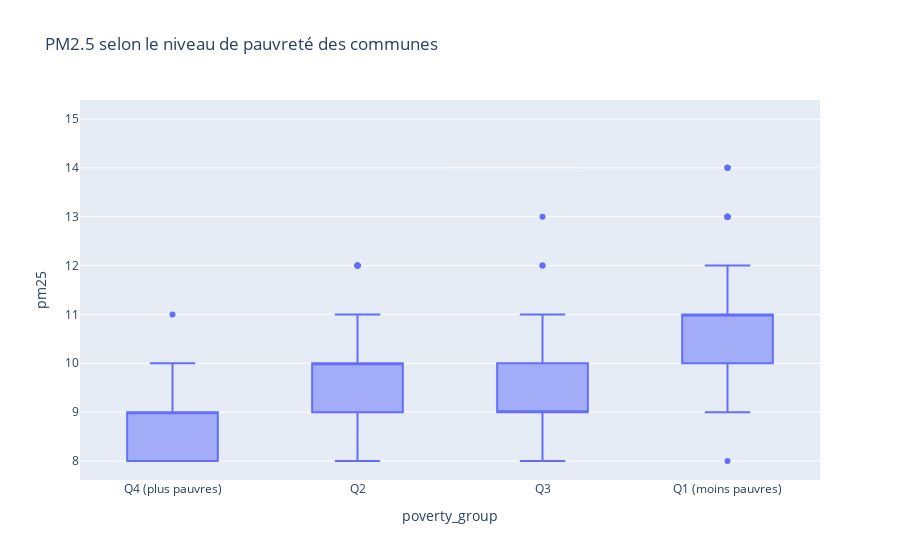

Here is the notebook cell this chart was saved with:
### Code cell
px.box(
    df,
    x="poverty_group",
    y="pm25",
    title="PM2.5 selon le niveau de pauvreté des communes"
)

### Figure 1 — Plotly figure (JSON) as saved in the notebook; plotly's stock layout.template omitted (floating-point values rounded to 4 significant figures; data arrays with more than 128 entries replaced by an {"elided": "..."} marker saying what was removed)
{"data": [{"alignmentgroup": "True", "hovertemplate": "poverty_group=%{x}<br>pm25=%{y}<extra></extra>", "legendgroup": "", "marker": {"color": "#636efa"}, "name": "", "notched": false, "offsetgroup": "", "orientation": "v", "showlegend": false, "type": "box", "x": {"elided": "1125 str values"}, "x0": " ", "xaxis": "x", "y": {"elided": "1125 int values"}, "y0": " ", "yaxis": "y"}], "layout": {"boxmode": "group", "legend": {"tracegroupgap": 0}, "title": {"text": "PM2.5 selon le niveau de pauvreté des communes"}, "xaxis": {"anchor": "y", "domain": [0, 1], "title": {"text": "poverty_group"}}, "yaxis": {"anchor": "x", "domain": [0, 1], "title": {"text": "pm25"}}}}
